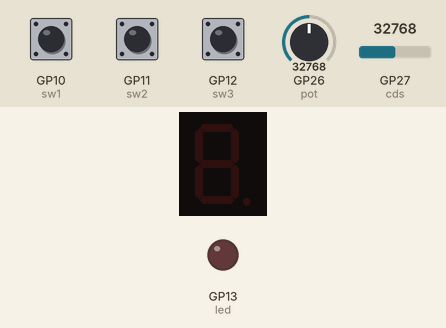
The program below on a simulated Raspberry Pi Pico running MicroPython. Parts: 1-digit seven-segment display, output pins drawn as LEDs (lit = HIGH). Wiring (from the project's diagram.json): green button SW1 on GP10, blue button SW2 on GP11, red button SW3 on GP12, red LED on GP13, potentiometer on GP26, light sensor on GP27. The test bench sets the inputs (shaded band); at power-on: GP12 (sw3) HIGH, GP10 (sw1) HIGH, GP26 (pot) = 32768, GP11 (sw2) HIGH, GP27 (cds) = 32768 (analog values on the 0–65535 scale). The segment pins are drawn as the display they are named for; pins used as bus, display or sensor lines are not drawn.

Above: at 1.2 s.
1.3 s: GP12 (sw3) pulled LOW for 0.15 s
At 2.3 s:
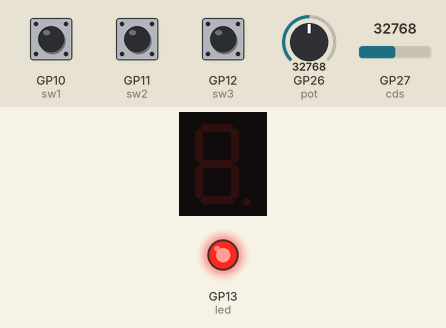
2.9 s: GP10 (sw1) pulled LOW for 0.15 s
At 3.4 s:
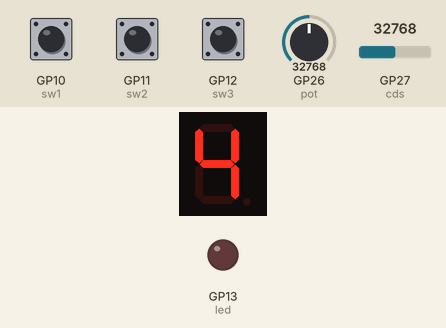
4.5 s: GP12 (sw3) pulled LOW for 1 s
At 4.53 s:
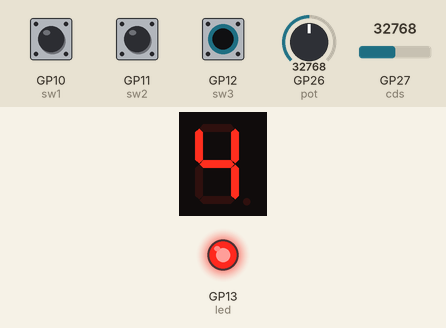
7.0 s: GP10 (sw1) pulled LOW for 1 s
At 8.2 s:
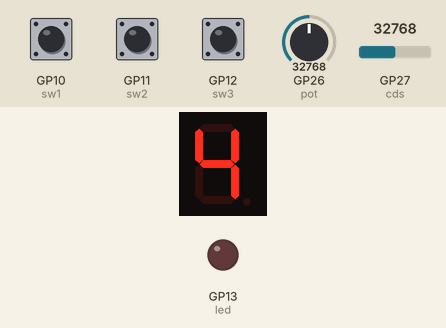
9.5 s: GP26 (pot) set to 45874
At 10.8 s:
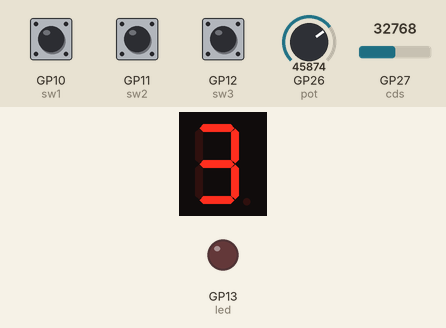
11.1 s: GP26 (pot) set to 57670
At 11.8 s:
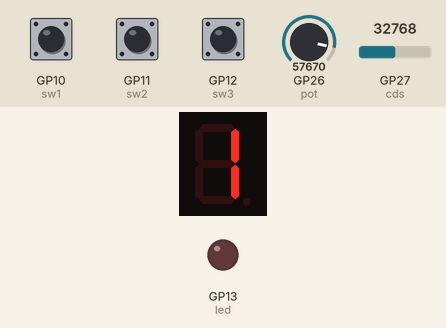
Timing chart, 0 to 13.6 s (numbered marks = the images above; inputs shaded):
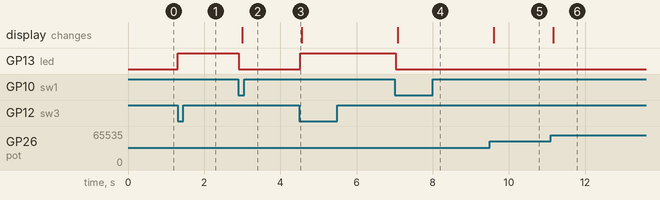

The program:

main.py
```python
# 볼륨 / 조도센서 / FND 3모드 (Wokwi, Raspberry Pi Pico, MicroPython)
# SW1: 볼륨값을 9~0으로 표시
# SW2: 조도센서값을 0~9로 표시 (손바닥으로 가리면 숫자가 줄어듦)
# SW3: FND 모두 끄고, 조도센서가 가려지면(어두우면) LED ON
from machine import Pin, ADC
import time

# 세그먼트 핀  a  b  c  d  e  f  g  dp
seg = [Pin(p, Pin.OUT) for p in [2, 3, 4, 5, 6, 7, 8, 9]]

sw1 = Pin(10, Pin.IN, Pin.PULL_UP)   # 볼륨 모드 (누르면 0)
sw2 = Pin(11, Pin.IN, Pin.PULL_UP)   # 조도 모드
sw3 = Pin(12, Pin.IN, Pin.PULL_UP)   # 감지 모드
led = Pin(13, Pin.OUT)
pot = ADC(26)                        # 가변저항
cds = ADC(27)                        # 조도센서 모듈 AO (밝을수록 값 작아짐)

DARK_LEVEL = 5   # 조도 단계가 이 값보다 작으면 "가려짐"으로 인정

# 공통 캐소드: 1 = 켜짐   a b c d e f g
digits = [
    [1,1,1,1,1,1,0],  # 0
    [0,1,1,0,0,0,0],  # 1
    [1,1,0,1,1,0,1],  # 2
    [1,1,1,1,0,0,1],  # 3
    [0,1,1,0,0,1,1],  # 4
    [1,0,1,1,0,1,1],  # 5
    [1,0,1,1,1,1,1],  # 6
    [1,1,1,0,0,0,0],  # 7
    [1,1,1,1,1,1,1],  # 8
    [1,1,1,1,0,1,1],  # 9
]

mode = 0   # 0: 대기, 1: 볼륨, 2: 조도, 3: 감지

def show_digit(n):
    for i in range(7):
        seg[i].value(digits[n][i])
    seg[7].value(0)   # dp 끔

def clear_fnd():
    for s in seg:
        s.value(0)

clear_fnd()

while True:
    # 버튼으로 모드 선택
    if sw1.value() == 0:
        mode = 1
    if sw2.value() == 0:
        mode = 2
    if sw3.value() == 0:
        mode = 3

    cds_level = 9 - cds.read_u16() * 10 // 65536   # 밝음 → 9, 어두움 → 0

    if mode == 1:
        pot_level = 9 - pot.read_u16() * 10 // 65536   # 0~65535 → 9~0
        show_digit(pot_level)
        led.value(0)
    elif mode == 2:
        show_digit(cds_level)
        led.value(0)
    elif mode == 3:
        clear_fnd()
        if cds_level < DARK_LEVEL:
            led.value(1)   # 가려짐 → 동작 인정
        else:
            led.value(0)

    time.sleep(0.05)
```

Measured:
- after the input at 1.3 s, GP13 (led): LOW → HIGH at once
- after the input at 2.9 s, GP13 (led): HIGH → LOW at once; the display: changes after 0.10 s (image 2)
- after the input at 4.5 s, GP13 (led): LOW → HIGH at once
- after the input at 7.0 s, GP13 (led): HIGH → LOW at once; the display: changes after 0.08 s (image 4)
- after the input at 9.5 s, the display: changes after 0.10 s (image 5)
- after the input at 11.1 s, the display: changes after 0.06 s (image 6)
